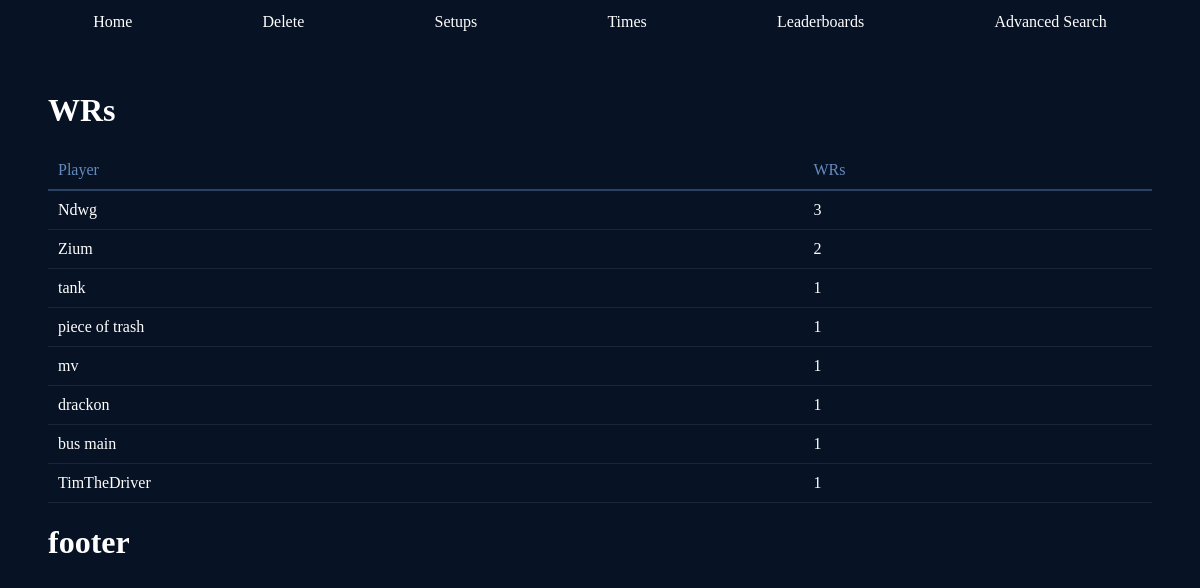
/Leaderboards, run on the app's committed database.
### app.py (models this page shows)
class WR_Times(db.Model):
    __tablename__ = "WR_Times"
    time_id = db.Column(db.Integer, primary_key=True, autoincrement=True, nullable=False)
    time = db.Column(db.REAL, nullable=False)
    player = db.Column(db.Text, nullable=False)
    setups = db.relationship("Setups", back_populates="wr_time")

### app.py (the view)
@app.route('/Leaderboards')
def leaderboards():
    Setup_subquery = aliased(Setups)
    wr = (Setups.query.join(WR_Times).filter(WR_Times.time == (db.session.query(func.min(WR_Times.time))
                                                            .join(Setup_subquery, WR_Times.time_id == Setup_subquery.time_id)
                                                            .filter(Setup_subquery.track_id == Setups.track_id,
                                                                    Setup_subquery.vehicle_id == Setups.vehicle_id)
                                                            .scalar_subquery())).all())
    wr_count = []
    for z in wr:
        wr_count.append(z.wr_time.player)
    wr_count_lower = []
    for x in wr_count:
        wr_count_lower.append(x.lower())
    player_wr_count = []
    unique_players = set()
    for i in wr_count:
        player = i.lower()
        if player not in unique_players:
            wrs = wr_count_lower.count(player)
            player_wr_count.append((wrs, i))
            unique_players.add(player)
    player_wr_count.sort(reverse=True)
    print(f"{player_wr_count}")
    return render_template('Leaderboards.html',
                           player_wr_count=player_wr_count)

### templates/Leaderboards.html
{% extends 'layout.html' %}
{% block content %}
<body>
    <div class="results"><h1>WRs</h1>
        <table>
            <thead>
                <tr>
                    <td>Player</td>
                    <td>WRs</td>
                </tr>
            </thead>
            <tbody>
                {% for wrs, player in player_wr_count %}
                    <tr>
                        <td>{{player}}</td>
                        <td>{{wrs}}</td>
                    </tr>
                {% endfor %}
            </tbody>
        </table>
    </div>
</body>
{% endblock %}

### static/style.css (style rules this page uses)
* { box-sizing: border-box; }
body { padding-left: 5vh; padding-right: 5vh; }
tr { border-radius: 3px; }
.results { width: 100%; margin-top: 12px; }
.results table { width: 100%; border-collapse: collapse; text-align: left; }
.results table thead tr { border-bottom: 2px solid rgba(100, 139, 189, 0.4); }
.results table thead td { background-color: transparent; color: rgb(100, 139, 189); padding: 10px 10px; }
.results table tbody tr { border-bottom: 1px solid rgba(255, 255, 255, 0.08); transition: background-color 0.15s ease; }
.results table tbody td { color: rgb(255, 255, 255); padding: 10px 10px; background: transparent; }

### data on the page
WR_Times: player "Ndwg", wrs "3"
WR_Times: player "Zium", wrs "2"
WR_Times: player "tank", wrs "1"
WR_Times: player "piece of trash", wrs "1"
WR_Times: player "mv", wrs "1"
WR_Times: player "drackon", wrs "1"
WR_Times: player "bus main", wrs "1"
WR_Times: player "TimTheDriver", wrs "1"
